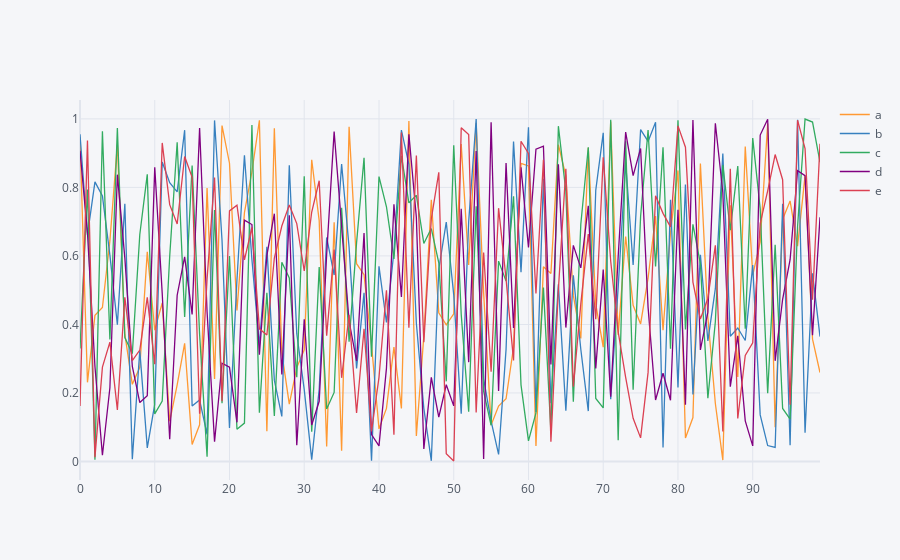

The notebook cell saved with this chart:
### Code cell
#lineplot
df.iplot(kind='scatter')
